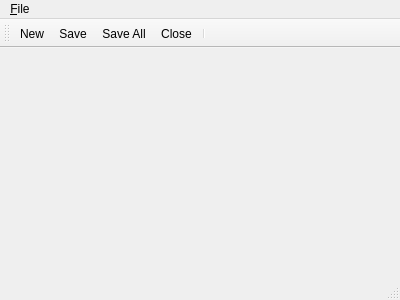
<?xml version="1.0" encoding="UTF-8"?>
<ui version="4.0">
 <class>MainWindow</class>
 <widget class="QMainWindow" name="MainWindow">
  <property name="geometry">
   <rect>
    <x>0</x>
    <y>0</y>
    <width>400</width>
    <height>300</height>
   </rect>
  </property>
  <property name="windowTitle">
   <string>MainWindow</string>
  </property>
  <widget class="QWidget" name="centralWidget"/>
  <widget class="QMenuBar" name="menuBar">
   <property name="geometry">
    <rect>
     <x>0</x>
     <y>0</y>
     <width>400</width>
     <height>26</height>
    </rect>
   </property>
   <widget class="QMenu" name="menu_File">
    <property name="title">
     <string>&amp;File</string>
    </property>
    <addaction name="action_New"/>
    <addaction name="action_Save"/>
    <addaction name="actionSave_All"/>
    <addaction name="action_Close"/>
    <addaction name="separator"/>
    <addaction name="action_Print"/>
    <addaction name="separator"/>
    <addaction name="action_Exit"/>
   </widget>
   <addaction name="menu_File"/>
  </widget>
  <widget class="QToolBar" name="mainToolBar">
   <attribute name="toolBarArea">
    <enum>TopToolBarArea</enum>
   </attribute>
   <attribute name="toolBarBreak">
    <bool>false</bool>
   </attribute>
   <addaction name="action_New"/>
   <addaction name="action_Save"/>
   <addaction name="actionSave_All"/>
   <addaction name="action_Close"/>
   <addaction name="separator"/>
  </widget>
  <widget class="QStatusBar" name="statusBar"/>
  <action name="action_New">
   <property name="icon">
    <iconset resource="resource.qrc">
     <normaloff>:/resource/filenew.png</normaloff>:/resource/filenew.png</iconset>
   </property>
   <property name="text">
    <string>&amp;New</string>
   </property>
  </action>
  <action name="action_Save">
   <property name="icon">
    <iconset resource="resource.qrc">
     <normaloff>:/resource/filesave.png</normaloff>:/resource/filesave.png</iconset>
   </property>
   <property name="text">
    <string>&amp;Save</string>
   </property>
  </action>
  <action name="actionSave_All">
   <property name="icon">
    <iconset resource="resource.qrc">
     <normaloff>:/resource/filesaveall.png</normaloff>:/resource/filesaveall.png</iconset>
   </property>
   <property name="text">
    <string>Save &amp;All</string>
   </property>
  </action>
  <action name="action_Close">
   <property name="icon">
    <iconset resource="resource.qrc">
     <normaloff>:/resource/fileclose.png</normaloff>:/resource/fileclose.png</iconset>
   </property>
   <property name="text">
    <string>&amp;Close</string>
   </property>
  </action>
  <action name="action_Print">
   <property name="icon">
    <iconset resource="resource.qrc">
     <normaloff>:/resource/fileprint.png</normaloff>:/resource/fileprint.png</iconset>
   </property>
   <property name="text">
    <string>&amp;Print</string>
   </property>
  </action>
  <action name="action_Exit">
   <property name="text">
    <string>&amp;Exit</string>
   </property>
  </action>
 </widget>
 <layoutdefault spacing="6" margin="11"/>
 <resources>
  <include location="resource.qrc"/>
 </resources>
 <connections/>
</ui>
